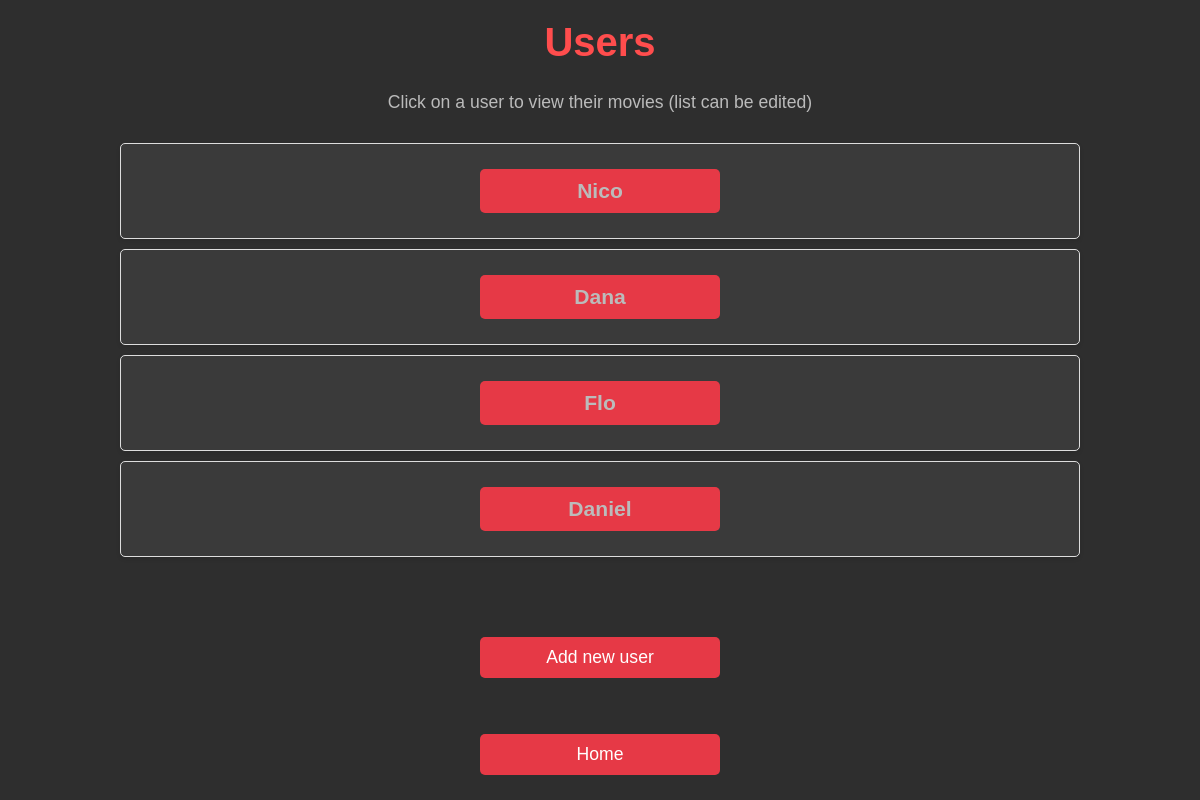
The app's page /users, older data.
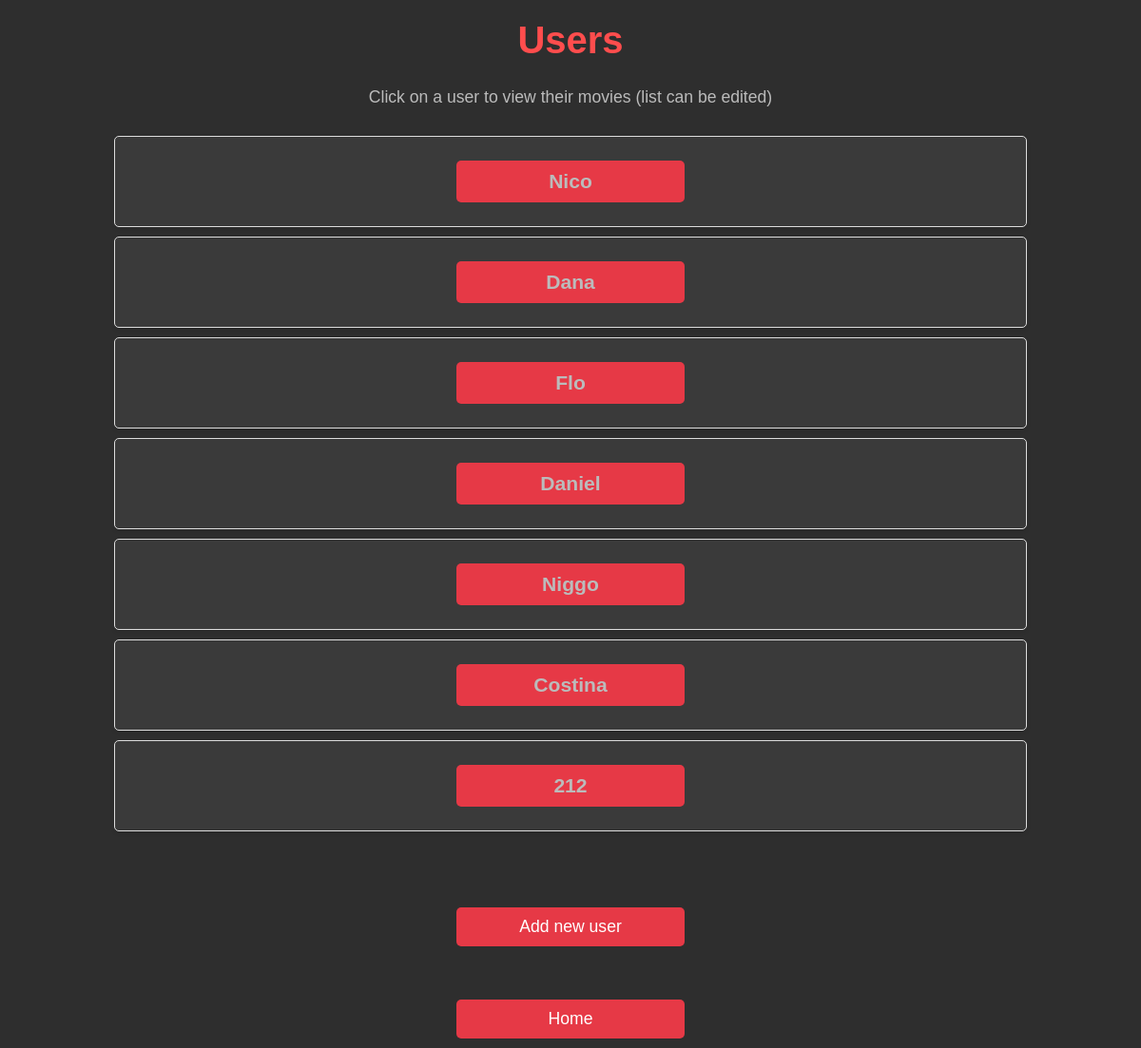
The same page, newer data.
### datamanager/data_models.py (models this page shows, shortened)
class User(db.Model):
    __tablename__ = 'users'
    id = db.Column(db.Integer, primary_key=True, autoincrement=True)
    name = db.Column(db.String, nullable=False)
    movies = db.relationship('Movie', secondary=user_movie_association, back_populates='users')

### app.py (the view)
@app.route('/users')
def list_users():
    users = data_manager.get_all_users()
    return render_template('users.html', users=users), 200

### datamanager/SQLite_data_manager.py (called while the page is built)
    def get_all_users(self):
        try:
            list_of_all_users = self.db.session.query(User).all()
            return list_of_all_users
        except SQLAlchemyError as e:
            self.db.session.rollback()
            print(f"A database error occurred at getting all users: {e}")

### templates/users.html (shortened to what this page needs)
<!DOCTYPE html>
<html lang="en">
  <head>
    <link rel="stylesheet" href="{{ url_for('static', filename='style_users.css') }}">
  </head>
  <body>
    <h1>Users</h1>
    <p>Click on a user to view their movies (list can be edited)</p>
    <ul>
        {% for user in users %}
         <li><a href="{{ url_for('list_user_movies', user_id=user.id) }}">{{ user.name }}</a></li>
        {% endfor %}
    </ul>
    <br><br><br>
    <a href="{{ url_for('add_user') }}">Add new user</a>
    <br><br>
    <a href="{{ url_for('home') }}">Home</a>
  </body>
</html>

Row changes from the older to the newer data that the page shows:
added User: name "Niggo"
added User: name "Costina"
added User: name "212"
